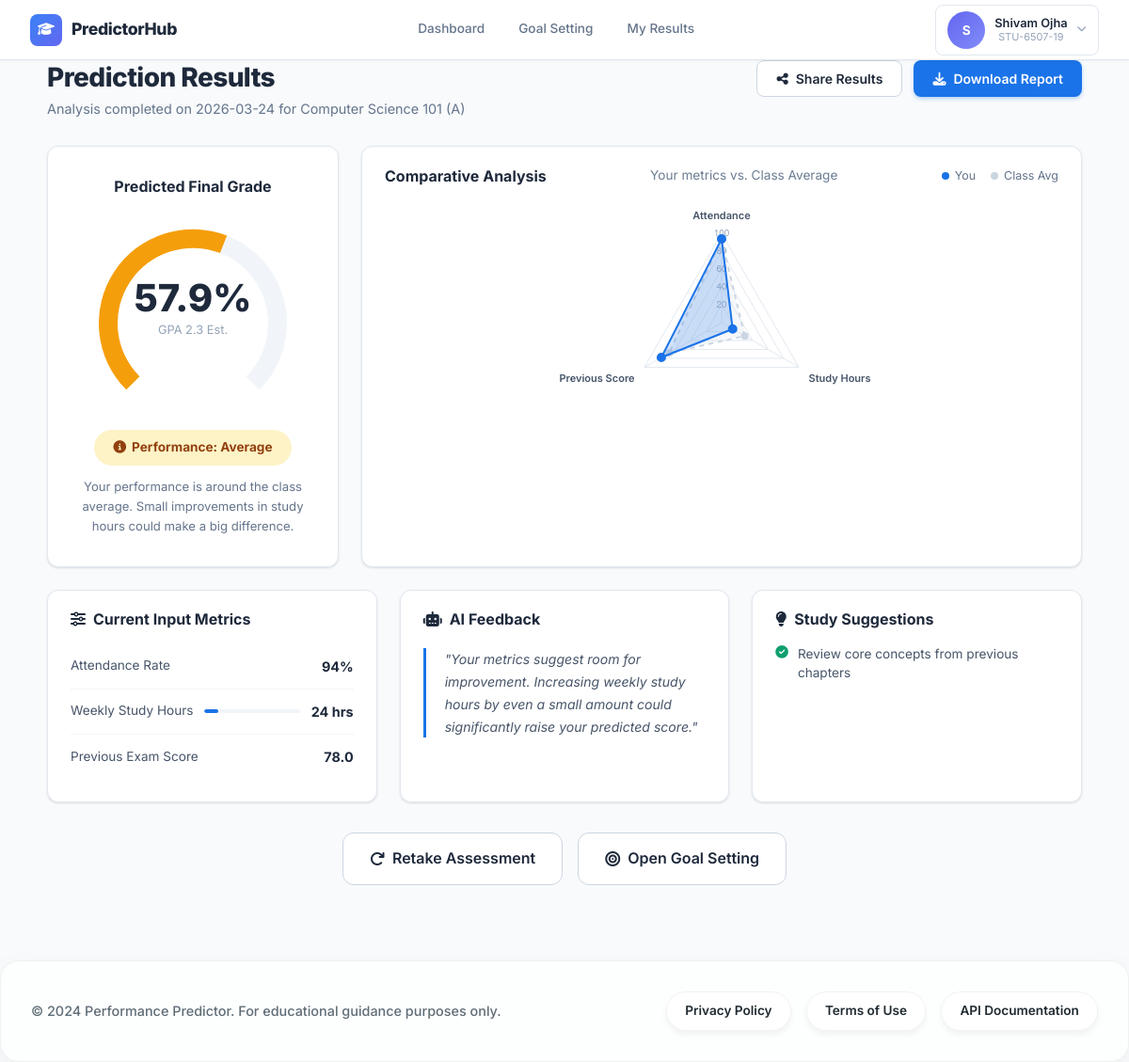
The app's page /student/result/6 (signed in) with its own data.
### models/entities.py (models this page shows)
class Prediction(db.Model):
    __tablename__ = "predictions"
    id = db.Column(db.Integer, primary_key=True)
    user_id = db.Column(db.Integer, db.ForeignKey("users.id"), nullable=False, index=True)
    attendance = db.Column(db.Float, nullable=False)
    study_hours = db.Column(db.Float, nullable=False)
    previous_marks = db.Column(db.Float, nullable=False)
    assignments = db.Column(db.Float, nullable=False, default=0)
    internal_marks = db.Column(db.Float, nullable=False, default=0)
    class_name = db.Column(db.Text, nullable=False, index=True)
    section = db.Column(db.Text, default="A")
    predicted_score = db.Column(db.Float, nullable=False, index=True)
    performance_label = db.Column(db.Text, nullable=False, index=True)
    created_at = db.Column(db.DateTime, server_default=db.func.current_timestamp(), index=True)
    gender = db.Column(db.Text, nullable=True)
    extracurricular = db.Column(db.Text, nullable=True)
    internet_access = db.Column(db.Text, nullable=True)
    parental_education = db.Column(db.Text, nullable=True)
    user = db.relationship("User", back_populates="predictions")

### routes/student.py (the view)
@student_bp.route("/student/result/<int:pred_id>")
@login_required
def student_result(pred_id):
    prediction = Prediction.query.filter_by(id=pred_id, user_id=session["user_id"]).first()
    if not prediction:
        flash("Prediction not found.", "danger")
        return redirect(url_for("student.student_dashboard"))
    class_avg = (
        db.session.query(
            func.avg(Prediction.attendance).label("avg_attendance"),
            func.avg(Prediction.study_hours).label("avg_study"),
            func.avg(Prediction.previous_marks).label("avg_marks"),
            func.avg(Prediction.predicted_score).label("avg_score"),
        )
        .filter(Prediction.class_name == prediction.class_name)
        .first()
    )
    return render_template("student/result.html", prediction=prediction, class_avg=class_avg)

### templates/student/result.html (shortened to what this page needs)
{% extends "base.html" %}
{% block content %}
<div class="results-page">
    <div class="results-header">
        <div>
            <h1 class="page-title">Prediction Results</h1>
            <p class="page-subtitle">Analysis completed on {{ prediction.created_at.strftime('%Y-%m-%d') if prediction.created_at else 'Today' }} for {{ prediction.class_name }} ({{ prediction.section }})</p>
        </div>
        <div class="results-actions">
            <button class="btn btn-outline" onclick="window.print()">
                <i class="fas fa-share-alt"></i> Share Results
            </button>
            <button class="btn btn-primary" onclick="window.print()">
                <i class="fas fa-download"></i> Download Report
            </button>
        </div>
    </div>
    <div class="results-grid">
        <div class="card result-grade-card">
            <h3 class="card-title-center">Predicted Final Grade</h3>
            <div class="gauge-container">
                <canvas id="gaugeChart" width="200" height="200"></canvas>
                <div class="gauge-center-text">
                    <span class="gauge-score">{{ prediction.predicted_score }}%</span>
                    <span class="gauge-gpa">GPA {{ (prediction.predicted_score / 25)|round(1) }} Est.</span>
                </div>
            </div>
            <div class="performance-badge performance-{{ prediction.performance_label|lower }}">
                <i class="fas fa-{% if prediction.performance_label == 'Good' %}check-circle{% elif prediction.performance_label == 'Average' %}info-circle{% else %}exclamation-triangle{% endif %}"></i>
                Performance: {{ prediction.performance_label }}
            </div>
            <p class="result-note">
                {% if prediction.performance_label == 'Good' %}
                Your performance is currently in the top 15% of your class cohort. Keep up the consistent effort.
                {% elif prediction.performance_label == 'Average' %}
                Your performance is around the class average. Small improvements in study hours could make a big difference.
                {% else %}
                Your performance needs attention. Consider connecting with a tutor or advisor for additional support.
                {% endif %}
            </p>
        </div>
        <div class="card comparative-card">
            <div class="card-header">
                <h3>Comparative Analysis</h3>
                <p class="card-subtitle">Your metrics vs. Class Average</p>
                <div class="legend">
                    <span class="legend-item"><span class="legend-dot blue"></span> You</span>
                    <span class="legend-item"><span class="legend-dot gray"></span> Class Avg</span>
                </div>
            </div>
            <div class="card-body chart-body">
                <canvas id="radarChart"></canvas>
            </div>
        </div>
    </div>
    <div class="results-grid results-grid-2">
        <div class="card">
            <div class="card-header">
                <h3><i class="fas fa-sliders-h"></i> Current Input Metrics</h3>
            </div>
            <div class="card-body">
                <div class="metric-row">
                    <span class="metric-name">Attendance Rate</span>
                    <span class="metric-val">{{ prediction.attendance|round(0)|int }}%</span>
                </div>
                <div class="metric-row">
                    <span class="metric-name">Weekly Study Hours</span>
                    <div class="metric-bar-wrap">
                        <div class="metric-bar" style="width: {{ (prediction.study_hours / 168 * 100)|round(0) }}%"></div>
                    </div>
                    <span class="metric-val">{{ prediction.study_hours|round(0)|int }} hrs</span>
                </div>
                <div class="metric-row">
                    <span class="metric-name">Previous Exam Score</span>
                    <span class="metric-val">{{ prediction.previous_marks|round(1) }}</span>
                </div>
            </div>
        </div>
        <div class="card ai-feedback-card">
            <div class="card-header">
                <h3><i class="fas fa-robot"></i> AI Feedback</h3>
            </div>
            <div class="card-body">
                <blockquote class="ai-quote">
                    {% if prediction.performance_label == 'Good' %}
                    "Based on your current patterns, you are on track for a high grade. Consistently maintaining your attendance and study routine will ensure success."
                    {% elif prediction.performance_label == 'Average' %}
                    "Your metrics suggest room for improvement. Increasing weekly study hours by even a small amount could significantly raise your predicted score."
                    {% else %}
                    "Your current patterns indicate a risk of falling behind. Focus on improving attendance and setting a dedicated study routine immediately."
                    {% endif %}
                </blockquote>
            </div>
        </div>
        <div class="card improvement-card">
            <div class="card-header">
                <h3><i class="fas fa-lightbulb"></i> Study Suggestions</h3>
            </div>
            <div class="card-body">
                <ul class="improvement-list">
                    <li><i class="fas fa-check-circle"></i> Review core concepts from previous chapters</li>
                </ul>
            </div>
        </div>
    </div>
    <div class="results-actions-bottom">
        <a href="{{ url_for('student.student_dashboard') }}" class="btn btn-outline btn-lg">
            <i class="fas fa-redo"></i> Retake Assessment
        </a>
        <a href="{{ url_for('student.student_goal_setting') }}" class="btn btn-outline btn-lg">
            <i class="fas fa-bullseye"></i> Open Goal Setting
        </a>
    </div>
</div>
{% endblock %}
{% block scripts %}
<script>
document.addEventListener('DOMContentLoaded', function() {
    // Gauge Chart
    const score = {{ prediction.predicted_score }};
    renderGauge('gaugeChart', score);
    // Radar Chart
    const radarData = {
        labels: ['Attendance', 'Study Hours', 'Previous Score'],
        you: [
            {{ prediction.attendance }},
            {{ (prediction.study_hours / 168 * 100)|round(1) }},
            {{ prediction.previous_marks }}
        ],
        classAvg: [
            {{ class_avg.avg_attendance|round(1) if class_avg and class_avg.avg_attendance else 75 }},
            30,
            {{ class_avg.avg_marks|round(1) if class_avg and class_avg.avg_marks else 65 }}
        ]
    };
    renderRadarChart('radarChart', radarData);
});
</script>
{% endblock %}

### records on screen
Prediction: created_at "2026-03-24", class_name "Computer Science 101", section "A", predicted_score "57.9", (prediction.predicted_score/25)|round(1) "2.3", performance_label "Average", attendance "94", study_hours "24", previous_marks "78.0"

### other values on screen
{{ session.get('user_name', 'S')[0] }} "S"
{{ session.get('user_name', 'Student') }} "Shivam Ojha"
{{ session.get('student_id', '') }} "STU-6507-19"
chart data {{ prediction.predicted_score }} 57.9
chart data {{ prediction.attendance }} 94.0
chart data {{ (prediction.study_hours / 168 * 100)|round(1) }} 14.3
chart data {{ prediction.previous_marks }} 78.0
